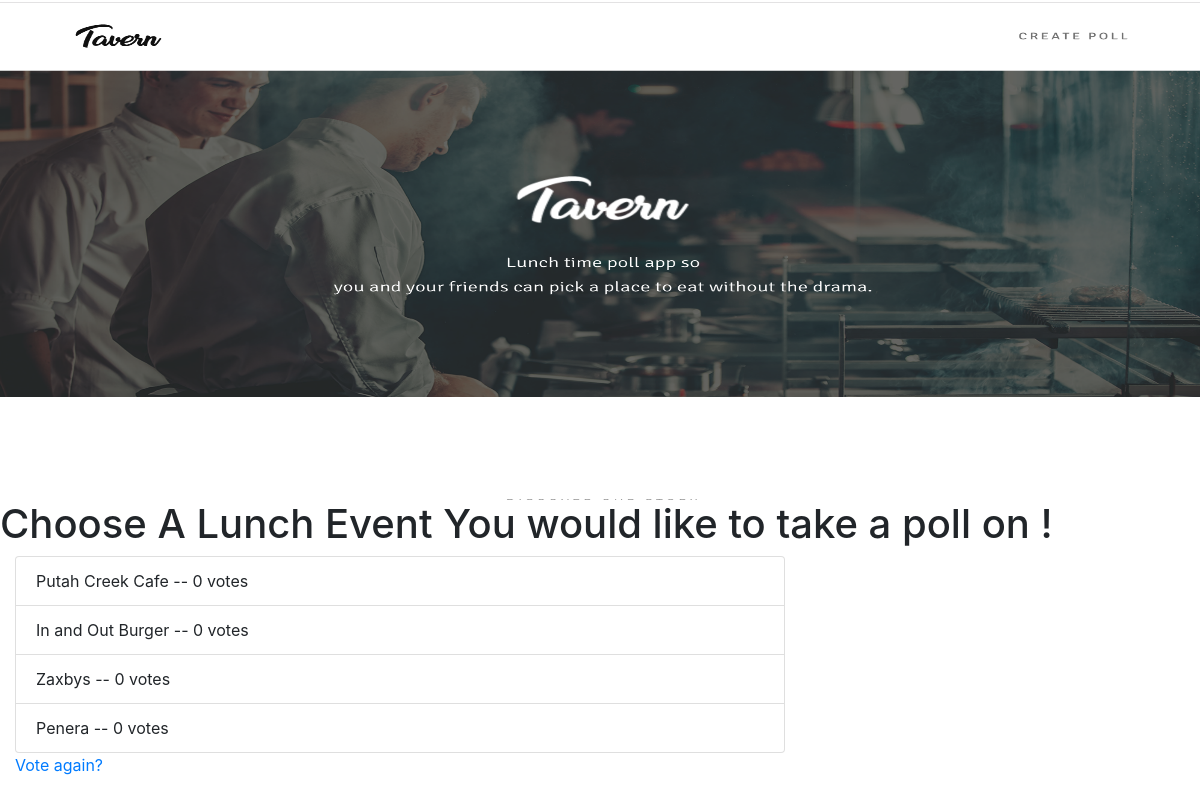
The app's page /3/results/ with its own data.
### tavern/models.py (models this page shows, shortened)
class Location(models.Model):
    lunch = models.ForeignKey('Lunch', on_delete=models.CASCADE)
    suggested_locations = models.CharField(max_length=100,  null=True)
    votes = models.IntegerField(default=0)

### tavern/views.py (the view)
# urls.py: path('<int:pk>/results/', views.Results.as_view(), name='results'),
class Results(TemplateView):
    template_name = "results.html"
    def get_context_data(self, **kwargs):
        lunch_pk = self.kwargs.get('pk')
        lunch = Lunch.objects.get(pk=lunch_pk)
        context = {
                'lunch': lunch
        }
        return context

### tavern/Templates/results.html
{% extends 'base.html' %}
{% block content %}
    <div class="col-md-8">
        <ul class="list-group">
            {% for location in lunch.location_set.all %}
                <li class="list-group-item">{{ location.suggested_locations }} -- {{ location.votes }} vote{{ location.votes|pluralize }}</li>
            {% endfor %}
        </ul>
    </div>
    <div class="col-md-4">
        <a href="{% url 'tavern:detail' lunch.id %}">Vote again?</a>
    </div>
{% endblock %}

### records on screen
Location: suggested_locations "Putah Creek Cafe", votes "0"
Location: suggested_locations "In and Out Burger", votes "0"
Location: suggested_locations "Zaxbys", votes "0"
Location: suggested_locations "Penera", votes "0"
